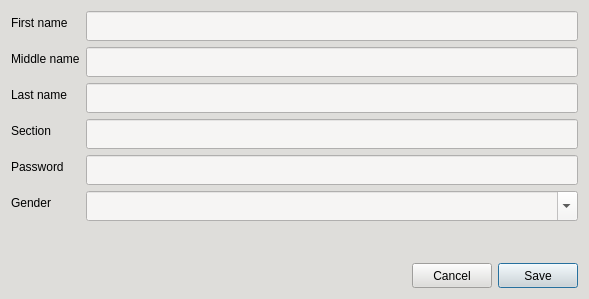
<?xml version="1.0" encoding="UTF-8"?>
<ui version="4.0">
 <class>AddNewStudentDialog</class>
 <widget class="QDialog" name="AddNewStudentDialog">
  <property name="geometry">
   <rect>
    <x>0</x>
    <y>0</y>
    <width>589</width>
    <height>299</height>
   </rect>
  </property>
  <property name="minimumSize">
   <size>
    <width>589</width>
    <height>299</height>
   </size>
  </property>
  <property name="maximumSize">
   <size>
    <width>750</width>
    <height>299</height>
   </size>
  </property>
  <property name="windowTitle">
   <string>Student Registration</string>
  </property>
  <property name="styleSheet">
   <string notr="true">background-color: rgb(222, 221, 218); color: rgb(0, 0, 0);</string>
  </property>
  <layout class="QVBoxLayout" name="verticalLayout">
   <item>
    <layout class="QFormLayout" name="formLayout_3">
     <item row="0" column="0">
      <widget class="QLabel" name="label_8">
       <property name="text">
        <string>First name</string>
       </property>
      </widget>
     </item>
     <item row="1" column="0">
      <widget class="QLabel" name="label_9">
       <property name="text">
        <string>Middle name</string>
       </property>
      </widget>
     </item>
     <item row="1" column="1">
      <widget class="QLineEdit" name="txtMiddleName">
       <property name="minimumSize">
        <size>
         <width>0</width>
         <height>30</height>
        </size>
       </property>
       <property name="styleSheet">
        <string notr="true">background-color: rgb(246, 245, 244);</string>
       </property>
      </widget>
     </item>
     <item row="2" column="0">
      <widget class="QLabel" name="label_10">
       <property name="text">
        <string>Last name</string>
       </property>
      </widget>
     </item>
     <item row="2" column="1">
      <widget class="QLineEdit" name="txtLastName">
       <property name="minimumSize">
        <size>
         <width>0</width>
         <height>30</height>
        </size>
       </property>
       <property name="styleSheet">
        <string notr="true">background-color: rgb(246, 245, 244);</string>
       </property>
      </widget>
     </item>
     <item row="3" column="0">
      <widget class="QLabel" name="label_11">
       <property name="text">
        <string>Section</string>
       </property>
      </widget>
     </item>
     <item row="3" column="1">
      <widget class="QLineEdit" name="txtSection">
       <property name="minimumSize">
        <size>
         <width>0</width>
         <height>30</height>
        </size>
       </property>
       <property name="styleSheet">
        <string notr="true">background-color: rgb(246, 245, 244);</string>
       </property>
      </widget>
     </item>
     <item row="4" column="0">
      <widget class="QLabel" name="label_12">
       <property name="text">
        <string>Password</string>
       </property>
      </widget>
     </item>
     <item row="4" column="1">
      <widget class="QLineEdit" name="txtPassword">
       <property name="minimumSize">
        <size>
         <width>0</width>
         <height>30</height>
        </size>
       </property>
       <property name="styleSheet">
        <string notr="true">background-color: rgb(246, 245, 244);</string>
       </property>
      </widget>
     </item>
     <item row="5" column="0">
      <widget class="QLabel" name="label_13">
       <property name="text">
        <string>Gender</string>
       </property>
      </widget>
     </item>
     <item row="0" column="1">
      <widget class="QLineEdit" name="txtFirstName">
       <property name="minimumSize">
        <size>
         <width>0</width>
         <height>30</height>
        </size>
       </property>
       <property name="styleSheet">
        <string notr="true">background-color: rgb(246, 245, 244);</string>
       </property>
      </widget>
     </item>
     <item row="5" column="1">
      <widget class="QComboBox" name="cmbGender">
       <property name="minimumSize">
        <size>
         <width>0</width>
         <height>30</height>
        </size>
       </property>
       <property name="styleSheet">
        <string notr="true">background-color: rgb(246, 245, 244);</string>
       </property>
       <property name="editable">
        <bool>true</bool>
       </property>
      </widget>
     </item>
    </layout>
   </item>
   <item>
    <spacer name="verticalSpacer">
     <property name="orientation">
      <enum>Qt::Vertical</enum>
     </property>
     <property name="sizeHint" stdset="0">
      <size>
       <width>20</width>
       <height>56</height>
      </size>
     </property>
    </spacer>
   </item>
   <item>
    <layout class="QHBoxLayout" name="horizontalLayout_2">
     <item>
      <spacer name="horizontalSpacer_2">
       <property name="orientation">
        <enum>Qt::Horizontal</enum>
       </property>
       <property name="sizeHint" stdset="0">
        <size>
         <width>40</width>
         <height>20</height>
        </size>
       </property>
      </spacer>
     </item>
     <item>
      <widget class="QPushButton" name="btnCancel">
       <property name="minimumSize">
        <size>
         <width>0</width>
         <height>25</height>
        </size>
       </property>
       <property name="text">
        <string>Cancel</string>
       </property>
      </widget>
     </item>
     <item>
      <widget class="QPushButton" name="btnSave">
       <property name="minimumSize">
        <size>
         <width>0</width>
         <height>25</height>
        </size>
       </property>
       <property name="text">
        <string>Save</string>
       </property>
       <property name="default">
        <bool>true</bool>
       </property>
      </widget>
     </item>
    </layout>
   </item>
  </layout>
 </widget>
 <resources/>
 <connections/>
</ui>
